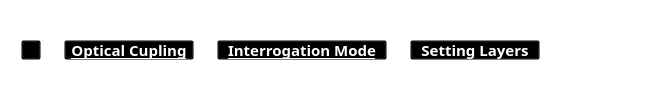
           <widget class="QFrame" name="hierarchy_frame">
            <property name="sizePolicy">
             <sizepolicy hsizetype="Preferred" vsizetype="Preferred">
              <horstretch>0</horstretch>
              <verstretch>0</verstretch>
             </sizepolicy>
            </property>
            <property name="maximumSize">
             <size>
              <width>16777215</width>
              <height>16777215</height>
             </size>
            </property>
            <property name="styleSheet">
             <string notr="true">background:transparent;</string>
            </property>
            <property name="frameShape">
             <enum>QFrame::StyledPanel</enum>
            </property>
            <property name="frameShadow">
             <enum>QFrame::Raised</enum>
            </property>
            <layout class="QHBoxLayout" name="horizontalLayout_79">
             <property name="spacing">
              <number>8</number>
             </property>
             <property name="leftMargin">
              <number>20</number>
             </property>
             <property name="topMargin">
              <number>8</number>
             </property>
             <property name="rightMargin">
              <number>8</number>
             </property>
             <property name="bottomMargin">
              <number>8</number>
             </property>
             <item>
              <widget class="QPushButton" name="btn_home_3">
               <property name="minimumSize">
                <size>
                 <width>20</width>
                 <height>20</height>
                </size>
               </property>
               <property name="maximumSize">
                <size>
                 <width>20</width>
                 <height>20</height>
                </size>
               </property>
               <property name="cursor">
                <cursorShape>PointingHandCursor</cursorShape>
               </property>
               <property name="text">
                <string/>
               </property>
               <property name="icon">
                <iconset resource="icons_.qrc">
                 <normaloff>:/icons/icons/casa.png</normaloff>:/icons/icons/casa.png</iconset>
               </property>
               <property name="iconSize">
                <size>
                 <width>20</width>
                 <height>20</height>
                </size>
               </property>
              </widget>
             </item>
             <item>
              <widget class="QLabel" name="label_68">
               <property name="maximumSize">
                <size>
                 <width>10</width>
                 <height>10</height>
                </size>
               </property>
               <property name="text">
                <string/>
               </property>
               <property name="pixmap">
                <pixmap resource="icons_.qrc">:/icons/icons/simbolo-de-setas-duplas-para-a-direita-para-avancar.png</pixmap>
               </property>
               <property name="scaledContents">
                <bool>true</bool>
               </property>
              </widget>
             </item>
             <item>
              <widget class="QPushButton" name="btn_coupling_3">
               <property name="sizePolicy">
                <sizepolicy hsizetype="Maximum" vsizetype="Fixed">
                 <horstretch>0</horstretch>
                 <verstretch>0</verstretch>
                </sizepolicy>
               </property>
               <property name="minimumSize">
                <size>
                 <width>130</width>
                 <height>20</height>
                </size>
               </property>
               <property name="maximumSize">
                <size>
                 <width>130</width>
                 <height>20</height>
                </size>
               </property>
               <property name="font">
                <font>
                 <family>Segoe UI Semibold</family>
                 <pointsize>11</pointsize>
                 <weight>75</weight>
                 <bold>true</bold>
                 <underline>true</underline>
                </font>
               </property>
               <property name="cursor">
                <cursorShape>PointingHandCursor</cursorShape>
               </property>
               <property name="autoFillBackground">
                <bool>false</bool>
               </property>
               <property name="styleSheet">
                <string notr="true">color: rgb(255, 255, 255);</string>
               </property>
               <property name="text">
                <string>Optical Cupling</string>
               </property>
               <property name="checkable">
                <bool>false</bool>
               </property>
               <property name="checked">
                <bool>false</bool>
               </property>
               <property name="autoDefault">
                <bool>false</bool>
               </property>
               <property name="default">
                <bool>false</bool>
               </property>
              </widget>
             </item>
             <item>
              <widget class="QLabel" name="label_69">
               <property name="maximumSize">
                <size>
                 <width>10</width>
                 <height>10</height>
                </size>
               </property>
               <property name="text">
                <string/>
               </property>
               <property name="pixmap">
                <pixmap resource="icons_.qrc">:/icons/icons/simbolo-de-setas-duplas-para-a-direita-para-avancar.png</pixmap>
               </property>
               <property name="scaledContents">
                <bool>true</bool>
               </property>
              </widget>
             </item>
             <item>
              <widget class="QPushButton" name="btn_interrogation_2">
               <property name="sizePolicy">
                <sizepolicy hsizetype="Maximum" vsizetype="Fixed">
                 <horstretch>0</horstretch>
                 <verstretch>0</verstretch>
                </sizepolicy>
               </property>
               <property name="minimumSize">
                <size>
                 <width>170</width>
                 <height>20</height>
                </size>
               </property>
               <property name="maximumSize">
                <size>
                 <width>170</width>
                 <height>20</height>
                </size>
               </property>
               <property name="font">
                <font>
                 <family>Segoe UI Semibold</family>
                 <pointsize>11</pointsize>
                 <weight>75</weight>
                 <bold>true</bold>
                 <underline>true</underline>
                </font>
               </property>
               <property name="cursor">
                <cursorShape>PointingHandCursor</cursorShape>
               </property>
               <property name="autoFillBackground">
                <bool>false</bool>
               </property>
               <property name="styleSheet">
                <string notr="true">color: rgb(255, 255, 255);</string>
               </property>
               <property name="text">
                <string>Interrogation Mode</string>
               </property>
               <property name="checkable">
                <bool>false</bool>
               </property>
               <property name="checked">
                <bool>false</bool>
               </property>
               <property name="autoDefault">
                <bool>false</bool>
               </property>
               <property name="default">
                <bool>false</bool>
               </property>
              </widget>
             </item>
             <item>
              <widget class="QLabel" name="label_70">
               <property name="maximumSize">
                <size>
                 <width>10</width>
                 <height>10</height>
                </size>
               </property>
               <property name="text">
                <string/>
               </property>
               <property name="pixmap">
                <pixmap resource="icons_.qrc">:/icons/icons/simbolo-de-setas-duplas-para-a-direita-para-avancar.png</pixmap>
               </property>
               <property name="scaledContents">
                <bool>true</bool>
               </property>
              </widget>
             </item>
             <item>
              <widget class="QPushButton" name="btn_setting_layers">
               <property name="sizePolicy">
                <sizepolicy hsizetype="Maximum" vsizetype="Fixed">
                 <horstretch>0</horstretch>
                 <verstretch>0</verstretch>
                </sizepolicy>
               </property>
               <property name="minimumSize">
                <size>
                 <width>130</width>
                 <height>20</height>
                </size>
               </property>
               <property name="maximumSize">
                <size>
                 <width>170</width>
                 <height>20</height>
                </size>
               </property>
               <property name="font">
                <font>
                 <family>Segoe UI Semibold</family>
                 <pointsize>11</pointsize>
                 <weight>75</weight>
                 <bold>true</bold>
                 <underline>false</underline>
                </font>
               </property>
               <property name="cursor">
                <cursorShape>PointingHandCursor</cursorShape>
               </property>
               <property name="autoFillBackground">
                <bool>false</bool>
               </property>
               <property name="styleSheet">
                <string notr="true">color: rgb(255, 255, 255);</string>
               </property>
               <property name="text">
                <string>Setting Layers</string>
               </property>
               <property name="checkable">
                <bool>false</bool>
               </property>
               <property name="checked">
                <bool>false</bool>
               </property>
               <property name="autoDefault">
                <bool>false</bool>
               </property>
               <property name="default">
                <bool>false</bool>
               </property>
              </widget>
             </item>
             <item>
              <spacer name="horizontalSpacer_180">
               <property name="orientation">
                <enum>Qt::Horizontal</enum>
               </property>
               <property name="sizeType">
                <enum>QSizePolicy::Expanding</enum>
               </property>
               <property name="sizeHint" stdset="0">
                <size>
                 <width>100</width>
                 <height>15</height>
                </size>
               </property>
              </spacer>
             </item>
            </layout>
           </widget>
